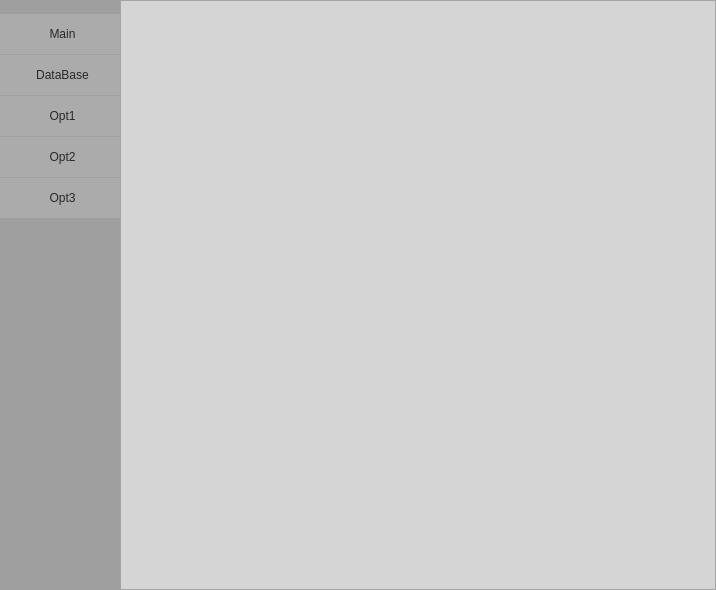
<?xml version="1.0" encoding="UTF-8"?>
<ui version="4.0">
 <class>MainWindow</class>
 <widget class="QMainWindow" name="MainWindow">
  <property name="geometry">
   <rect>
    <x>0</x>
    <y>0</y>
    <width>716</width>
    <height>590</height>
   </rect>
  </property>
  <property name="windowTitle">
   <string>MainWindow</string>
  </property>
  <property name="styleSheet">
   <string notr="true">.QFrame{
	background-color: rgb(213, 213, 213);
}
</string>
  </property>
  <widget class="QWidget" name="centralwidget">
   <layout class="QHBoxLayout" name="horizontalLayout">
    <property name="spacing">
     <number>0</number>
    </property>
    <property name="leftMargin">
     <number>0</number>
    </property>
    <property name="topMargin">
     <number>0</number>
    </property>
    <property name="rightMargin">
     <number>0</number>
    </property>
    <property name="bottomMargin">
     <number>0</number>
    </property>
    <item>
     <widget class="QFrame" name="frame">
      <property name="minimumSize">
       <size>
        <width>120</width>
        <height>0</height>
       </size>
      </property>
      <property name="styleSheet">
       <string notr="true">.QFrame{
	background-color: rgb(159, 159, 159);
}

.QPushButton{
	color: rgb(40, 40, 40);
	background-color: rgb(171, 171, 171);
	border-radius: 0px;
	height: 30;
	padding: 5px;
	border-left: 5px solid transparent;
}

.QPushButton[on=true]{
	background-color: rgb(8, 98, 182);
}

.QPushButton[on=false]{
	background-color: rgb(171, 171, 171);
}

QPushButton:hover{
	background-color: rgb(158, 158, 158);
	border-left: 5px solid rgb(5, 11, 34);
}</string>
      </property>
      <property name="frameShape">
       <enum>QFrame::NoFrame</enum>
      </property>
      <property name="frameShadow">
       <enum>QFrame::Raised</enum>
      </property>
      <layout class="QVBoxLayout" name="verticalLayout">
       <property name="spacing">
        <number>1</number>
       </property>
       <property name="leftMargin">
        <number>0</number>
       </property>
       <property name="rightMargin">
        <number>0</number>
       </property>
       <item>
        <spacer name="verticalSpacer_2">
         <property name="orientation">
          <enum>Qt::Vertical</enum>
         </property>
         <property name="sizeType">
          <enum>QSizePolicy::Fixed</enum>
         </property>
         <property name="sizeHint" stdset="0">
          <size>
           <width>20</width>
           <height>5</height>
          </size>
         </property>
        </spacer>
       </item>
       <item>
        <widget class="QPushButton" name="pushButton_main">
         <property name="text">
          <string>Main</string>
         </property>
         <property name="flat">
          <bool>false</bool>
         </property>
        </widget>
       </item>
       <item>
        <widget class="QPushButton" name="pushButton_database">
         <property name="text">
          <string>DataBase</string>
         </property>
        </widget>
       </item>
       <item>
        <widget class="QPushButton" name="pushButton_3">
         <property name="text">
          <string>Opt1</string>
         </property>
        </widget>
       </item>
       <item>
        <widget class="QPushButton" name="pushButton_4">
         <property name="text">
          <string>Opt2</string>
         </property>
        </widget>
       </item>
       <item>
        <widget class="QPushButton" name="pushButton_5">
         <property name="text">
          <string>Opt3</string>
         </property>
        </widget>
       </item>
       <item>
        <spacer name="verticalSpacer">
         <property name="orientation">
          <enum>Qt::Vertical</enum>
         </property>
         <property name="sizeHint" stdset="0">
          <size>
           <width>20</width>
           <height>40</height>
          </size>
         </property>
        </spacer>
       </item>
      </layout>
     </widget>
    </item>
    <item>
     <widget class="QFrame" name="frame_2">
      <property name="sizePolicy">
       <sizepolicy hsizetype="Expanding" vsizetype="Expanding">
        <horstretch>0</horstretch>
        <verstretch>0</verstretch>
       </sizepolicy>
      </property>
      <property name="frameShape">
       <enum>QFrame::StyledPanel</enum>
      </property>
      <property name="frameShadow">
       <enum>QFrame::Raised</enum>
      </property>
      <layout class="QVBoxLayout" name="verticalLayout_2">
       <item>
        <widget class="QStackedWidget" name="stackedWidget"/>
       </item>
      </layout>
     </widget>
    </item>
   </layout>
  </widget>
 </widget>
 <resources/>
 <connections/>
</ui>
